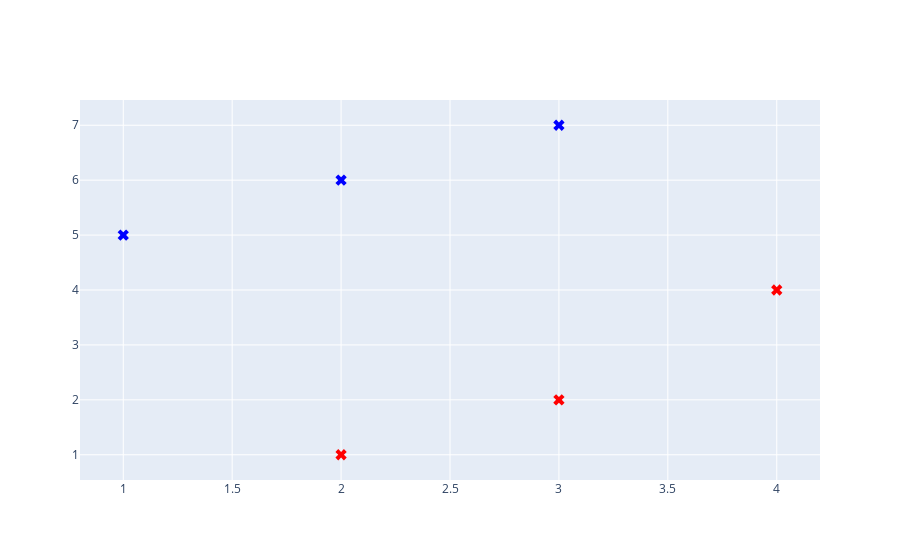

Notebook code for this chart:
### Code cell
# Define marker styles based on 'y' values
marker_symbols = df['y'].map({1: 'x', 0: 'x'})  # or any other symbol you prefer
marker_colors = df['y'].map({1: 'red', 0: 'blue'})

# Create the figure
fig = go.Figure()

# Add scatter plot
fig.add_trace(go.Scatter(
    x=df['x1'],
    y=df['x2'],
    mode='markers',
    name='Data Points',
    marker=dict(symbol=marker_symbols, color=marker_colors, size=10)
))

# Show the figure
fig.show()

### Figure 1 — Plotly figure (JSON) as saved in the notebook; plotly's stock layout.template omitted (floating-point values rounded to 4 significant figures)
{"data": [{"marker": {"color": ["red", "red", "red", "blue", "blue", "blue"], "size": 10, "symbol": ["x", "x", "x", "x", "x", "x"]}, "mode": "markers", "name": "Data Points", "type": "scatter", "x": [2, 3, 4, 1, 2, 3], "y": [1, 2, 4, 5, 6, 7]}], "layout": {}}
